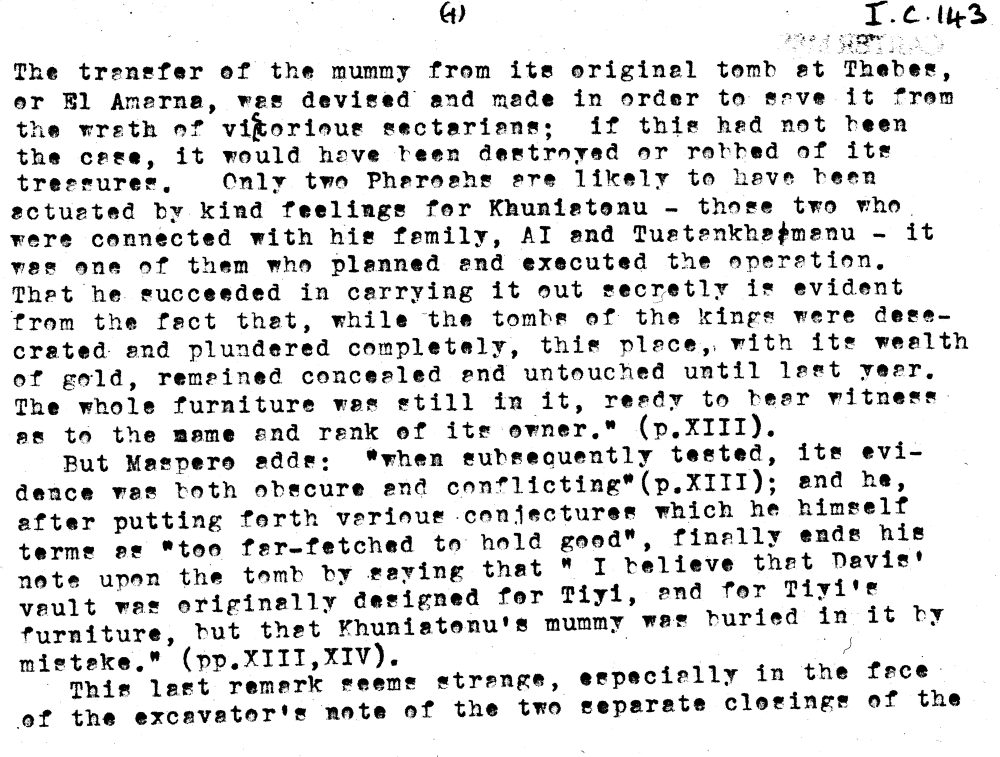
#> input picture ocr_carter/output/Carter_i_C_143_4_res600ppi/4_resized.tif, 2000 x 1513 px, given as the content of the folder input/, which was not available (shown at 1/2 size)
$ python ocr.py   (older library calls are emulated)
#> lines starting #> are read from the running program, lines starting #| are printed output that depends on the picture; after the words box and inside, x2 and y2 are one past the last pixel; in counts of white or black regions, pixels touching at a corner belong together; pictures that were not available may be replaced by others from this repository, and a replacement may not be noted
__author__ = 'eslamelsawy'

import os
import pytesseract
from PIL import Image, ImageEnhance, ImageOps

def main():
    input_dir = 'input/'
    for file in os.listdir(input_dir):

        if file.startswith("."):
            continue

        # open image
        im = Image.open(input_dir + file)
#> im is the input picture: PIL image 2000x1513 L; min 0, max 255, mean 224

        # save original
        filename = os.path.splitext(file)[0]
        print('processing:' + filename)
        extension = os.path.splitext(file)[1]
        output_dir = 'output/' + filename + "/"
        if not os.path.exists(output_dir):
            os.makedirs(output_dir)
        im.save(output_dir + "1_original" + extension)

        # increase contrast
        enhancer = ImageEnhance.Contrast(im)
        im = enhancer.enhance(4)
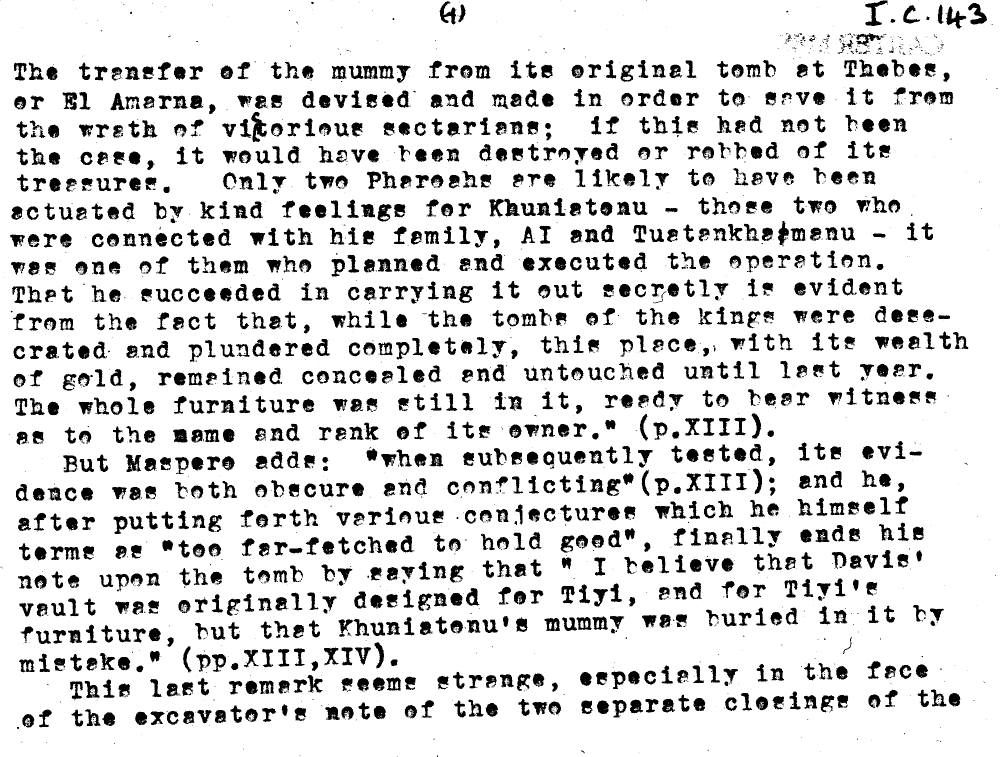
#> im: PIL image 2000x1513 L (shown at 1/2 size); min 0, max 255, mean 219.5

        # remove noise
        im = im.point(lambda i: i < 150 and 255)
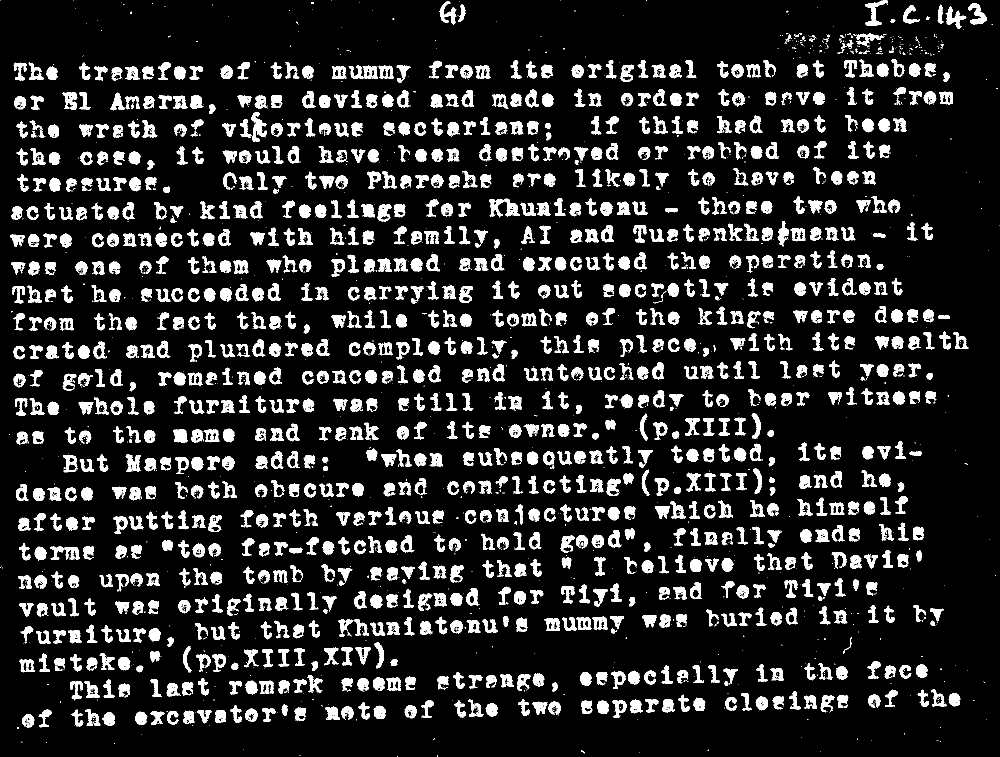
#> im: PIL image 2000x1513 L (shown at 1/2 size); 14.1% white; 3184 white regions (1968 under 20 px), largest, box (x1, y1, x2, y2) and area: (979, 397, 1039, 435) 1107, (503, 224, 534, 284) 908, (1730, 1, 1775, 52) 802
        im = ImageOps.invert(im)
        im.save(output_dir + "2_enhanced" + extension, dpi=(600, 600))

        # cropping
        width, height = im.size
#> width = 2000; height = 1513
        margin_top = 100
        margin_bottom = 100
        margin_left = 800
        margin_right = 200
        left_upper_x = margin_left
        left_upper_y = margin_top
        right_lower_x = width - margin_right
#> right_lower_x = 1800
        right_lower_y = height - margin_bottom
#> right_lower_y = 1413
        im = im.crop((left_upper_x, left_upper_y, right_lower_x, right_lower_y))
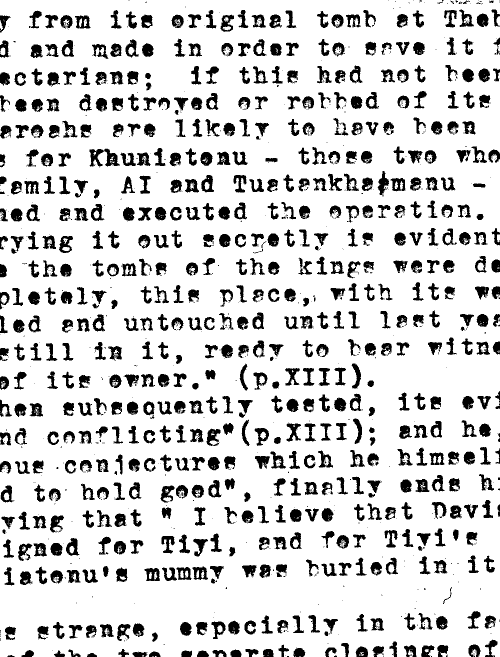
#> im: PIL image 1000x1313 L (shown at 1/2 size); 83.5% white; 1598 black regions (939 under 20 px), largest, box (x1, y1, x2, y2) and area: (179, 297, 239, 335) 1107, (413, 857, 441, 892) 558, (755, 342, 778, 393) 547
        im.save(output_dir + "3_cropped" + extension, dpi=(600, 600))

        # resizing
        basewidth = 2000
        wpercent = (basewidth / float(im.size[0]))
#> wpercent = 2
        hsize = int((float(im.size[1]) * float(wpercent)))
#> hsize = 2626
        im = im.resize((basewidth, hsize), Image.ANTIALIAS)
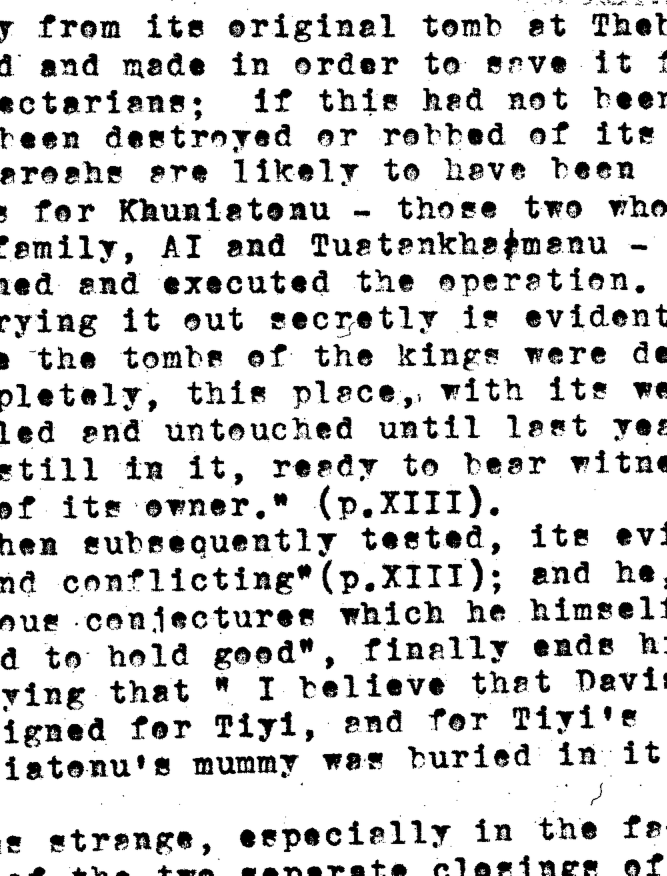
#> im: PIL image 2000x2626 L (shown at 1/3 size); min 0, max 255, mean 212.9
        im.save(output_dir + "4_resized" + extension, dpi=(600, 600))

        # ocr
        text = pytesseract.image_to_string(Image.open(output_dir + "4_resized" + extension))
        with open(output_dir + "5_ocr.txt", 'w') as the_file:
            the_file.write(text)


if __name__ == "__main__":
    main()
#> (the call stopped at in main, `text = pytesseract.image_to_string(Image.open(output_dir + "4_resized"..`: pytesseract is not available in this run)
